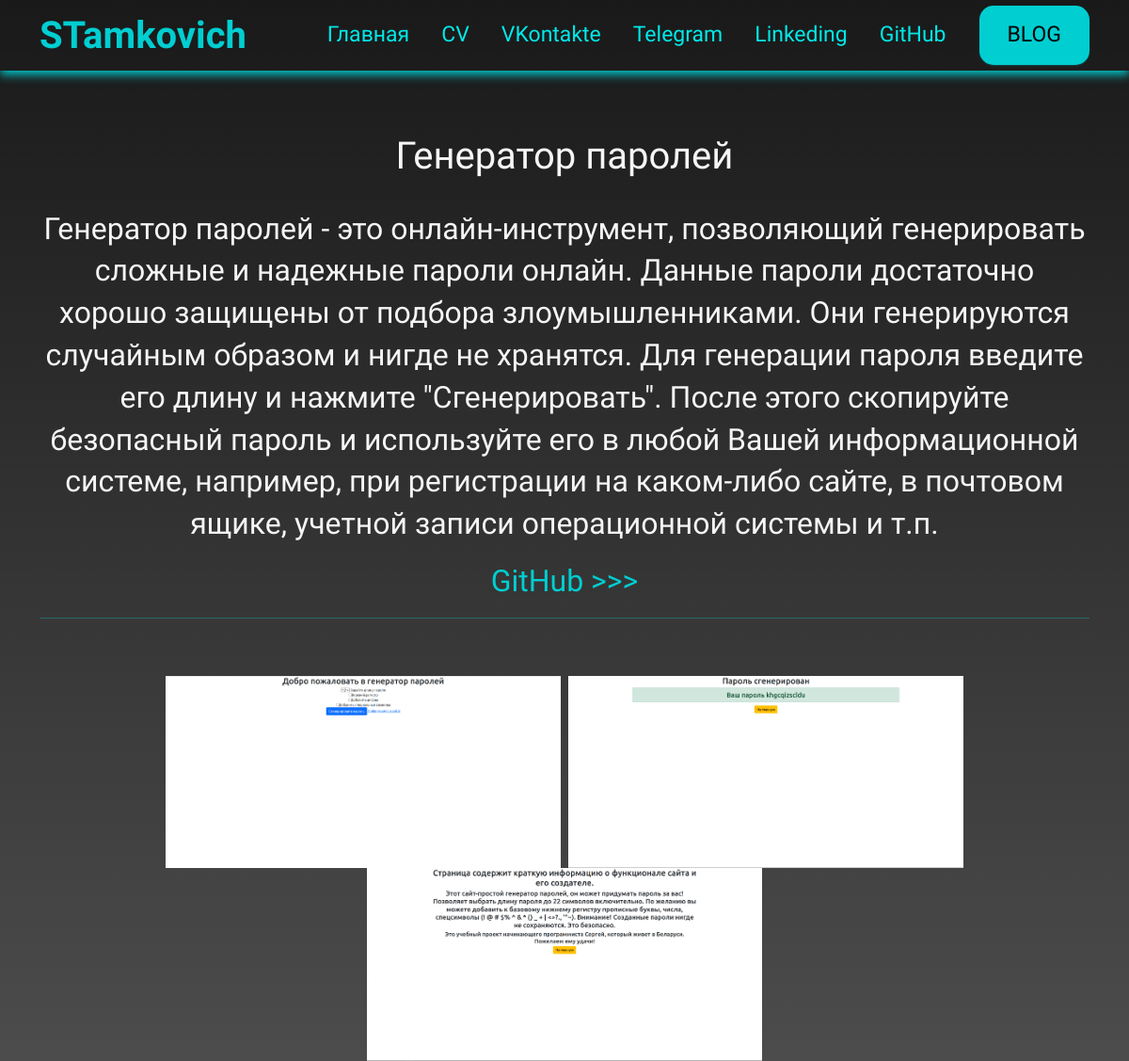
/info_project/generator-paroley, run on the app's committed database.
### portfolio/models.py (models this page shows, shortened)
class Project(models.Model):
    title = models.CharField("Название проекта", max_length=100)
    description = models.TextField("Описание проекта", max_length=2000)
    image = models.ImageField("Изображение", upload_to='portfolio/images/')
    url = models.URLField("Ссылка на проекта", blank=True)
    slug = models.SlugField(default='', null=False)

class PortfolioShots(models.Model):
    title = models.CharField("Заголовок", max_length=100)
    image = models.FileField("Изображение", upload_to='portfolio_shots/images/')
    project = models.ForeignKey(Project, verbose_name="Проекты",
                                on_delete=models.CASCADE)  # on_delete=models.CASCADE при удалении фильма все кадры также удалятся
    class Meta:
        verbose_name = "Скриншоты проекта"

### portfolio/views.py (the view)
# urls.py: path('info_project/<slug:slug>', views.DitailProject.as_view(), name='info_project'),
class DitailProject(DetailView):
    template_name = 'portfolio/info_project.html'
    model = Project
    context_object_name = 'info'

### portfolio/templates/portfolio/info_project.html (shortened to what this page needs)
{% extends 'portfolio/base.html' %}
{% load static %}
{% block content %}
    <br>
    <br>
    <br>
    <h1 class="info-post"> {{ info.title }} </h1>
    <br>
    <div class="text-center"><p>{{ info.description }} </p>
     {% if info.url %}
        <a class="url2" href="{{ info.url }}" target="_blank">GitHub >>></a>
    {% endif %}
    <hr class="line">
        <br>
        {% for shot in info.portfolioshots_set.all %}
            <img src="{{ shot.image.url }}" class="img-shot" alt="">
        {% endfor %}
    </div>
{% endblock %}

### portfolio/templates/portfolio/base.html (shortened to what this page needs)
{% load static %}
<!DOCTYPE html>
<html lang="ru">
<head>
    <link rel="stylesheet" href="{% static 'portfolio/css/bootstrap-reboot.min.css' %}">
    <link rel="stylesheet" href="{% static 'portfolio/css/bootstrap-grid.min.css' %}">
    <link rel="stylesheet" href="{% static 'portfolio/css/custom.css' %}">
</head>
<body>
{% include 'includes/navbar.html' %}
<div class="container">
    {% block content %} {% endblock %}
</div>
</body>
</html>

### portfolio/templates/includes/navbar.html
{% load static %}
<nav class="navbar">
    <div class="container">
        <a href="{% url 'home' %}" class="navbar-brand">STamkovich</a>
        <div class="navbar-wrap">
            <ul class="navbar-menu">
                <li>
                    <a href="{% url 'home' %}">Главная</a>
                </li>
                <li>
                    <a href="{% static "portfolio/css/Sergey_Tamkovich .pdf"%}" target="_blank" >CV</a>
                </li>
                <li>
                    <a href="https://vk.com/stfrukt" target="_blank">VKontakte </a>
                </li>
                <li>
                    <a href="https://t.me/savage1072" target="_blank"> Telegram </a>
                </li>
                <li>
                    <a href="https://www.linkedin.com/feed/?doFeedRefresh=true&nis=true" target="_blank">Linkeding</a>
                </li>
                <li>
                    <a href="https://github.com/STamkovich" target="_blank">GitHub</a>
                </li>
            </ul>
            <a href="{% url 'blog:all_blogs' %}" class="blog-link"> BLOG</a>
        </div>
    </div>
</nav>

### portfolio/static/portfolio/css/custom.css (style rules this page uses)
body { background: linear-gradient(rgba(0,0,0,0.9), rgba(0,0,0,0.7)), url(background.jpg) no-repeat; position: relative; font-family: 'Cairo', sans-serif; font-size: 16px; line-height: 1.4; min-width: 320px; overflow-x: hidden; height: auto; color: whitesmoke; background-size: cover; background-attachment: fixed; }
.navbar { color: #212529; width: 100%; height: 75px; box-shadow: 0 4px 10px rgb(0, 206, 209, 1); }
.navbar .container { height: inherit; display: flex; justify-content: space-between; align-items: center; }
.navbar-menu { list-style-type: none; padding-left: 0; margin-bottom: 0; }
.navbar-menu li { display: inline-block; }
.navbar-menu li a { font-size: 23px; display: inline-block; color: aqua; opacity: 0.9; text-decoration: none; padding: 15px; transition: all .07s ease-in-out; }
.navbar-wrap { display: flex; flex-flow: row nowrap; }
.blog-link { font-family: 'Cairo', sans-serif; text-align: center; color: black; font-size: 23px; margin-left: 20px; padding: 15px 30px; text-decoration: none; background-color: darkturquoise; border-radius: 15px; box-shadow: 0 1px 2px rgba(0, 206, 209, .2); }
.navbar-brand { font-weight: 700; font-size: 40px; text-decoration: none; color: darkturquoise; }
.line { color: aqua; }
.url2 { color: darkturquoise; text-align: center; font-size: 2.0rem; }
a { text-decoration: none; }
.text-center { font-size: 2.0rem; text-align: center; }
.info-post { text-align: center; font-family: 'Cairo', sans-serif; font-size: 2.5rem; color: whitesmoke; top: 200px; }
.img-shot { max-width: 420px; height: auto; }

### data on the page
Project: title "Генератор паролей", description "Генератор паролей - это онлайн-инструмент, позволяющий генерировать сложные и надежные пароли онлайн. Данные пароли достаточно хорошо защищены от подбора злоумышленниками. Они генерируются случайным образом и нигде не хранятся. Для генерации пароля введите его длину и нажмите \"Сгенерировать\". После этого скопируйте безопасный пароль и используйте его в любой Вашей информационной системе, например, при регистрации на каком-либо сайте, в почтовом ящике, учетной записи операционной системы и т.п."
PortfolioShots: image (picture)
PortfolioShots: image (picture)
PortfolioShots: image (picture)
